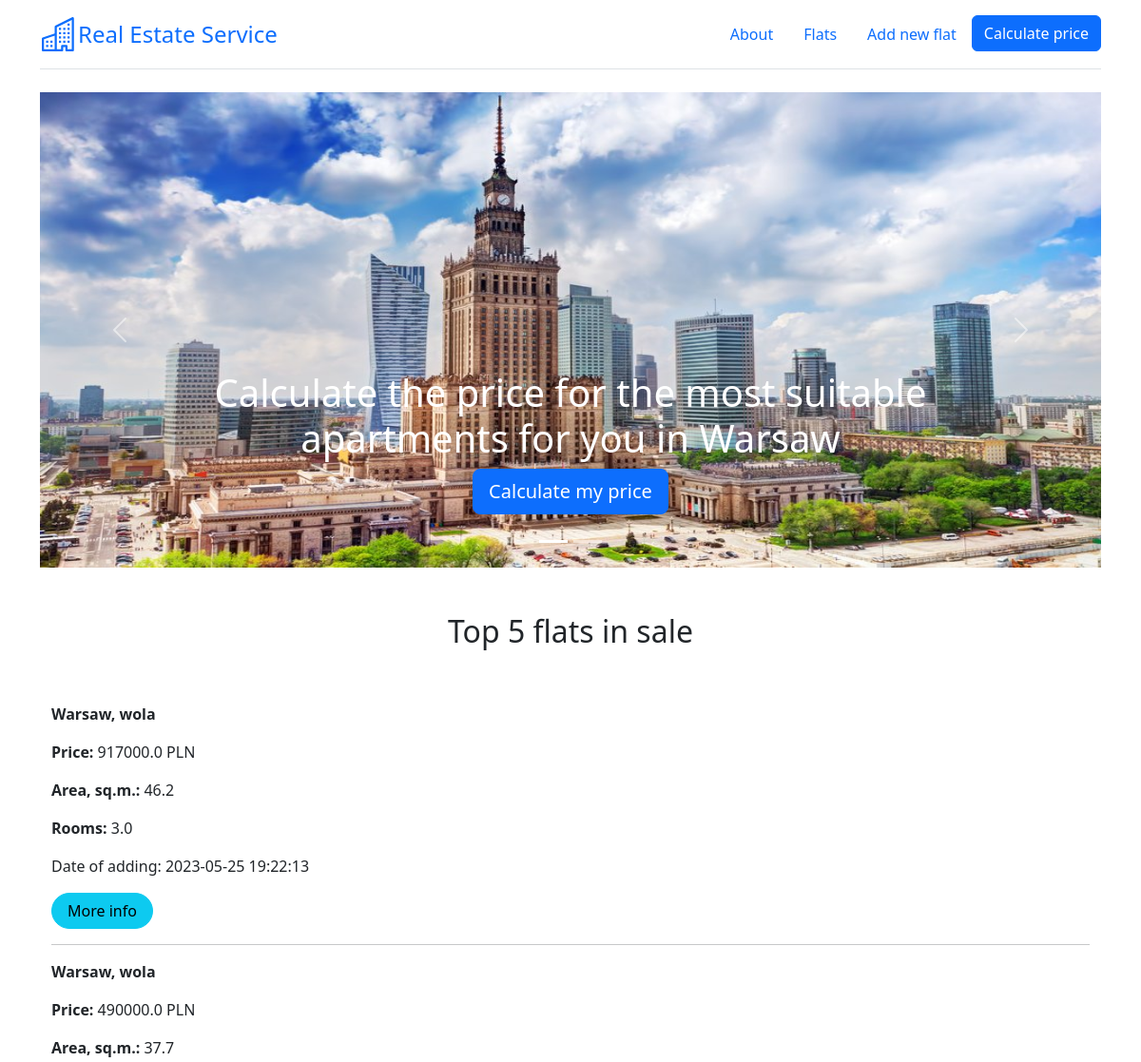
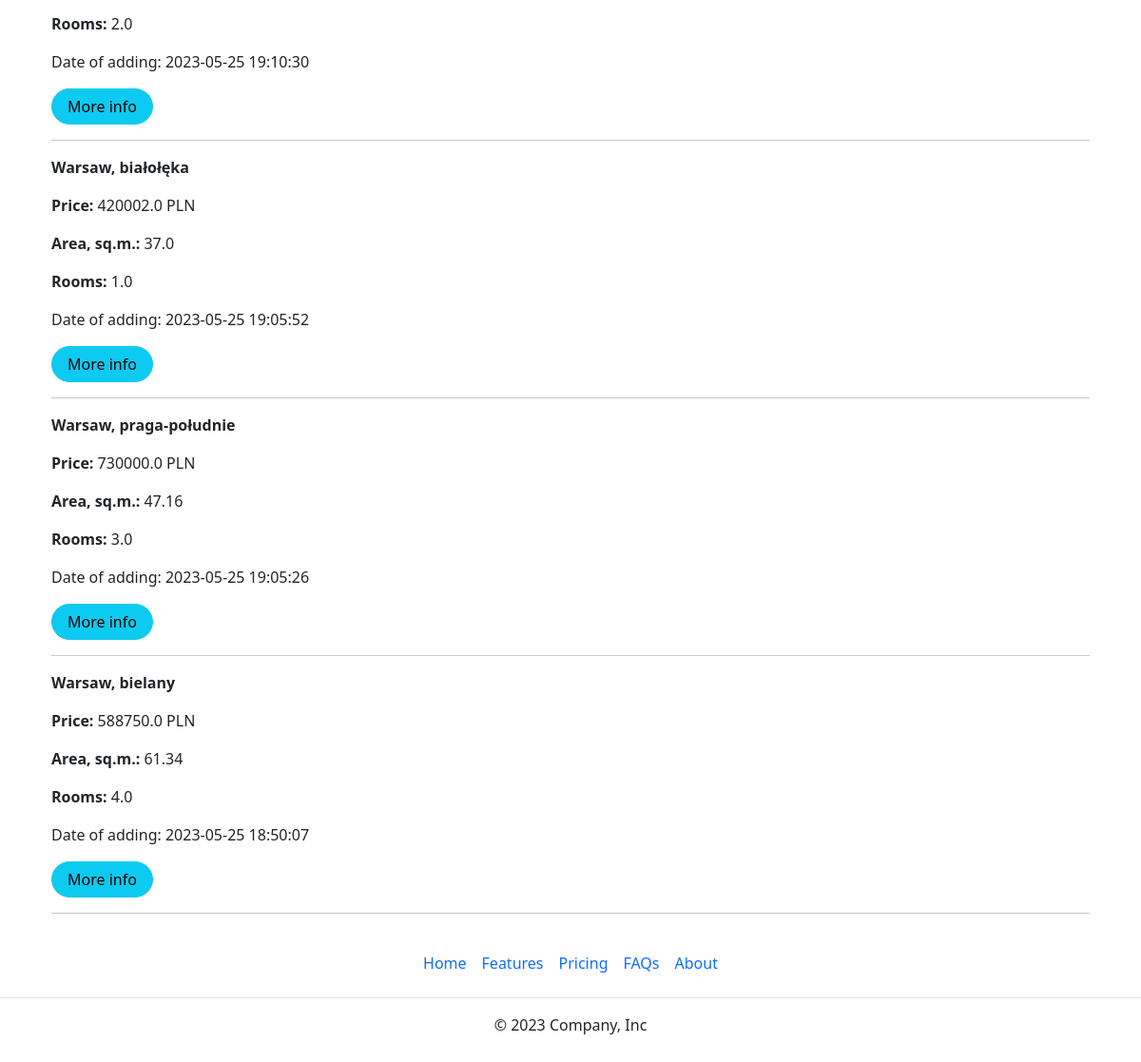
Page /home on the earlier database version (2 pictures, top to bottom).
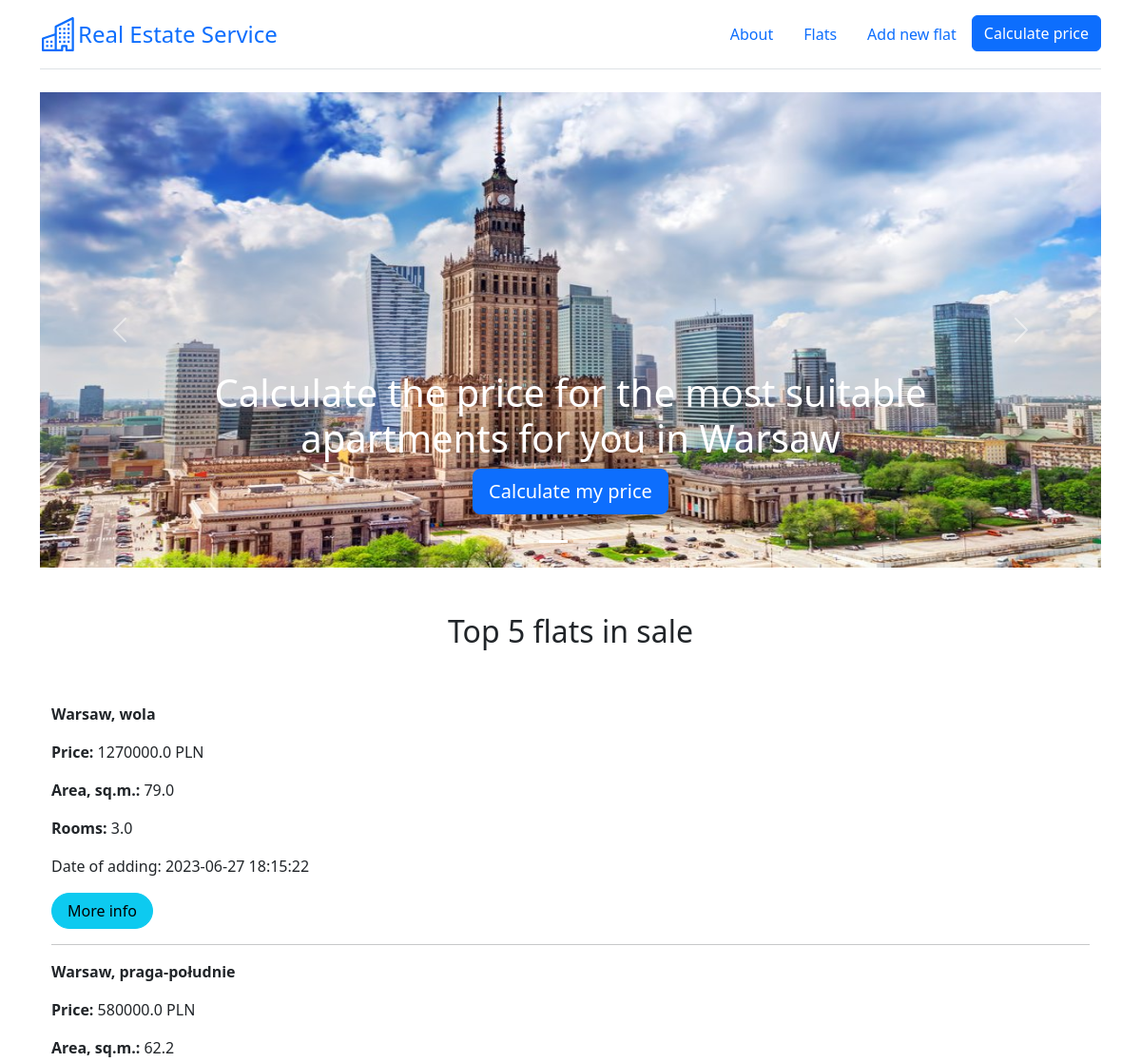
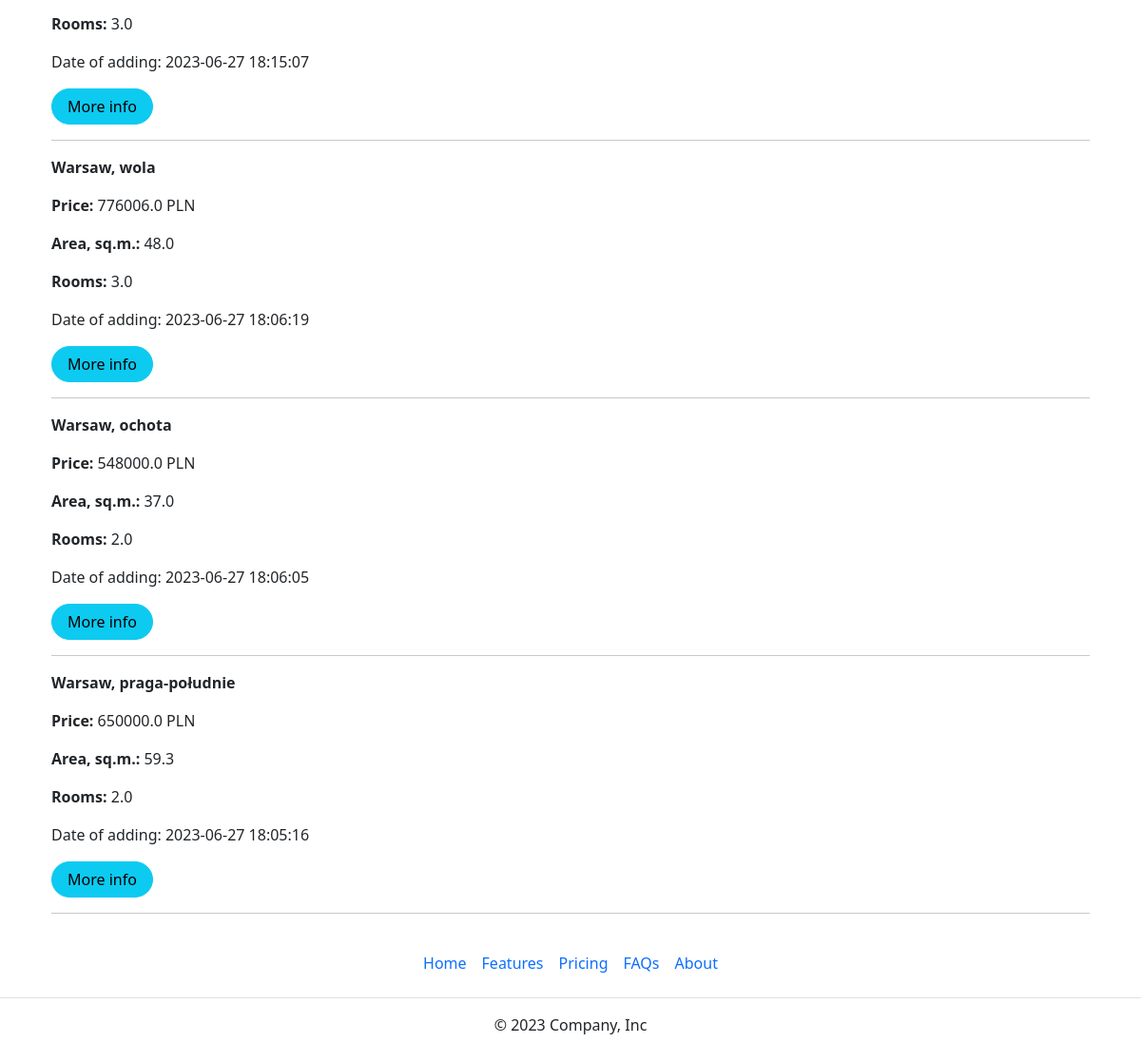
Same page on the later database version (2 pictures, top to bottom).
### app.py (models this page shows)
class Flat(db.Model):
    __tablename__ = "flats_load"
    __table_args__ = {'extend_existing': True}
    id = db.Column(db.Integer, primary_key=True, unique=True)
    district = db.Column(db.Text)
    street = db.Column(db.Text)
    price = db.Column(db.Float)
    area = db.Column(db.Float)
    rooms = db.Column(db.Integer)
    renovation = db.Column(db.Integer)
    floor = db.Column(db.Integer)
    market = db.Column(db.Integer)
    elevator = db.Column(db.Integer)
    balcony = db.Column(db.Integer)
    terrace = db.Column(db.Integer)
    garden = db.Column(db.Integer)
    central_heating = db.Column(db.Integer)
    seller = db.Column(db.Integer)
    blok = db.Column(db.Integer)
    parking = db.Column(db.Integer)
    publication_date = db.Column(db.DateTime, default=datetime.datetime.now())

### app.py (the view)
@app.route('/')
@app.route('/home')
def home():
    flats = db.session.execute(db.select(Flat).order_by(Flat.publication_date.desc())).fetchmany(5)
    flats = [f[0] for f in flats]
    return render_template('main_page.html', flats=flats, floor_dict=floor_dict)

### templates/main_page.html (shortened to what this page needs)
{% extends 'base.html' %}
{% block carousel %}
<div class="container">
<div id="myCarousel" class="carousel slide mb-6" data-bs-ride="carousel" data-bs-theme="light">
    <div class="carousel-indicators">
      <button type="button" data-bs-target="#myCarousel" data-bs-slide-to="0" aria-label="Slide 1" class="active" aria-current="true"></button>
      <button type="button" data-bs-target="#myCarousel" data-bs-slide-to="1" aria-label="Slide 2" class=""></button>
    </div>
    <div class="carousel-inner">
      <div class="carousel-item active">
          <img src="static/images/waw_image.jpg" alt="Warsaw image" width="100%" height="500">
        <div class="container">
          <div class="carousel-caption">
            <h1>Calculate the price for the most suitable apartments for you in Warsaw</h1>
            <p><a class="btn btn-lg btn-primary" href="/predict_price">Calculate my price</a></p>
          </div>
        </div>
      </div>
    </div>
    <button class="carousel-control-prev" type="button" data-bs-target="#myCarousel" data-bs-slide="prev">
      <span class="carousel-control-prev-icon" aria-hidden="true"></span>
    </button>
    <button class="carousel-control-next" type="button" data-bs-target="#myCarousel" data-bs-slide="next">
      <span class="carousel-control-next-icon" aria-hidden="true"></span>
    </button>
  </div>
</div>
{% endblock %}
{% block text_center %}<h2>Top 5 flats in sale</h2>{% endblock %}
{% block body %}
<div class="container">
    {% for flat in flats %}
    <p><strong>Warsaw, {{flat.district}}</strong></p>
    <p><strong>Price: </strong> {{flat.price}} PLN</p>
    <p><strong>Area, sq.m.: </strong> {{flat.area}}</p>
    <p><strong>Rooms: </strong> {{flat.rooms}}</p>
    <p>Date of adding: {{flat.publication_date}}</p>
    <a href="/flats/{{ flat.id }}" class="btn btn-info rounded-pill px-3">More info</a>
    <hr>
    {% endfor %}
</div>
{% endblock %}

Differences in the rows shown:
removed Flat: district "wola", price "917000.0", area "46.2", rooms "3.0", publication_date "2023-05-25 19:22:13"
no longer on this page (row edited): Flat: district "wola", price "490000.0", area "37.7", rooms "2.0", publication_date "2023-05-25 19:10:30"
no longer on this page (row edited): Flat: district "białołęka", price "420002.0", area "37.0", rooms "1.0", publication_date "2023-05-25 19:05:52"
no longer on this page (row edited): Flat: district "praga-południe", price "730000.0", area "47.16", rooms "3.0", publication_date "2023-05-25 19:05:26"
no longer on this page (row edited): Flat: district "bielany", price "588750.0", area "61.34", rooms "4.0", publication_date "2023-05-25 18:50:07"
now on this page (row edited): Flat: district "wola", price "1270000.0", area "79.0", rooms "3.0", publication_date "2023-06-27 18:15:22"
now on this page (row edited): Flat: district "praga-południe", price "580000.0", area "62.2", rooms "3.0", publication_date "2023-06-27 18:15:07"
now on this page (row edited): Flat: district "wola", price "776006.0", area "48.0", rooms "3.0", publication_date "2023-06-27 18:06:19"
now on this page (row edited): Flat: district "ochota", price "548000.0", area "37.0", rooms "2.0", publication_date "2023-06-27 18:06:05"
added Flat: district "praga-południe", price "650000.0", area "59.3", rooms "2.0", publication_date "2023-06-27 18:05:16"
